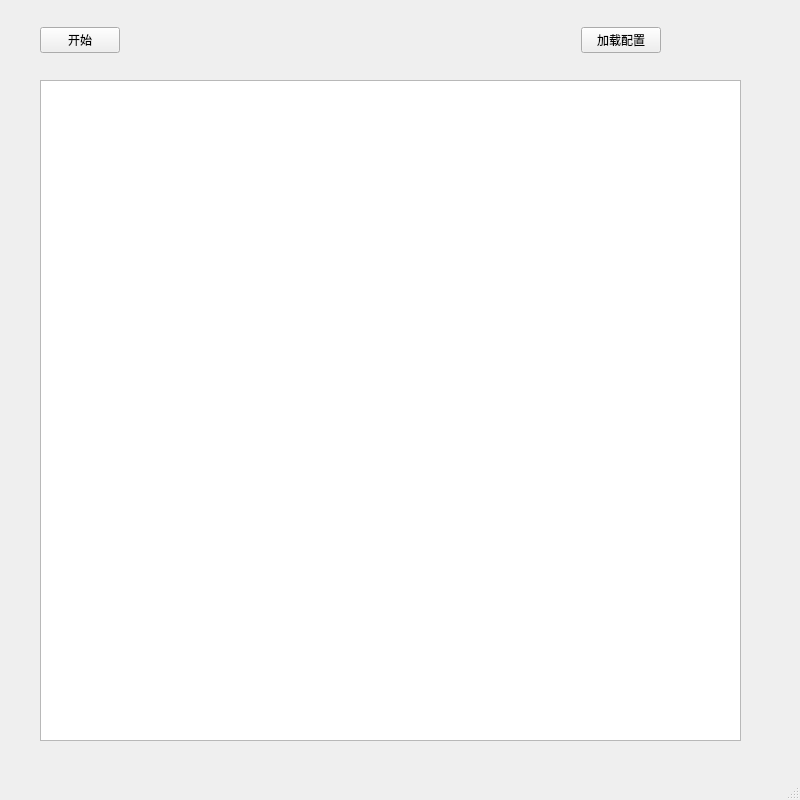
<?xml version="1.0" encoding="UTF-8"?>
<ui version="4.0">
 <class>MainWindow</class>
 <widget class="QMainWindow" name="MainWindow">
  <property name="geometry">
   <rect>
    <x>0</x>
    <y>0</y>
    <width>800</width>
    <height>800</height>
   </rect>
  </property>
  <property name="windowTitle">
   <string>dicom客户端</string>
  </property>
  <widget class="QWidget" name="centralwidget">
   <widget class="QWidget" name="horizontalLayoutWidget">
    <property name="geometry">
     <rect>
      <x>40</x>
      <y>20</y>
      <width>621</width>
      <height>41</height>
     </rect>
    </property>
    <layout class="QHBoxLayout" name="horizontalLayout">
     <item>
      <widget class="QPushButton" name="btn_start">
       <property name="text">
        <string>开始</string>
       </property>
       <property name="checkable">
        <bool>true</bool>
       </property>
      </widget>
     </item>
     <item>
      <spacer name="horizontalSpacer">
       <property name="orientation">
        <enum>Qt::Horizontal</enum>
       </property>
       <property name="sizeHint" stdset="0">
        <size>
         <width>40</width>
         <height>20</height>
        </size>
       </property>
      </spacer>
     </item>
     <item>
      <widget class="QPushButton" name="pushButton">
       <property name="text">
        <string>加载配置</string>
       </property>
      </widget>
     </item>
    </layout>
   </widget>
   <widget class="QPlainTextEdit" name="pte_log">
    <property name="geometry">
     <rect>
      <x>40</x>
      <y>80</y>
      <width>701</width>
      <height>661</height>
     </rect>
    </property>
   </widget>
  </widget>
  <widget class="QMenuBar" name="menubar">
   <property name="geometry">
    <rect>
     <x>0</x>
     <y>0</y>
     <width>800</width>
     <height>23</height>
    </rect>
   </property>
  </widget>
  <widget class="QStatusBar" name="statusbar"/>
 </widget>
 <resources/>
 <connections>
  <connection>
   <sender>btn_start</sender>
   <signal>clicked(bool)</signal>
   <receiver>MainWindow</receiver>
   <slot>start_btn_clicked()</slot>
   <hints>
    <hint type="sourcelabel">
     <x>202</x>
     <y>69</y>
    </hint>
    <hint type="destinationlabel">
     <x>207</x>
     <y>172</y>
    </hint>
   </hints>
  </connection>
  <connection>
   <sender>pushButton</sender>
   <signal>clicked()</signal>
   <receiver>MainWindow</receiver>
   <slot>test_clicked()</slot>
   <hints>
    <hint type="sourcelabel">
     <x>248</x>
     <y>157</y>
    </hint>
    <hint type="destinationlabel">
     <x>297</x>
     <y>238</y>
    </hint>
   </hints>
  </connection>
 </connections>
 <slots>
  <slot>start_btn_clicked()</slot>
  <slot>test_clicked()</slot>
 </slots>
</ui>
